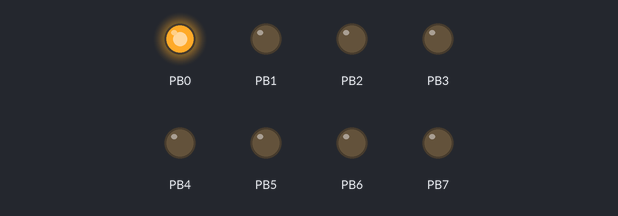
A program run on a simulated ATmega128, built with avr-gcc and emulated at 8 MHz. Parts: output pins drawn as LEDs (lit = HIGH). At 1.5 s the program stops and its outputs stay as they are.

Above: at 0.05 s.
At 0.45 s:
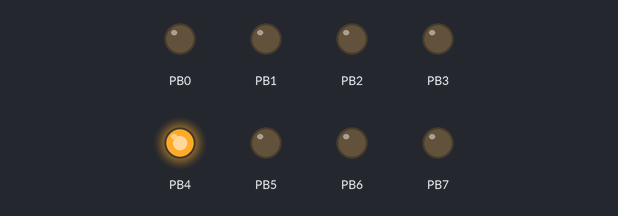
At 0.85 s:
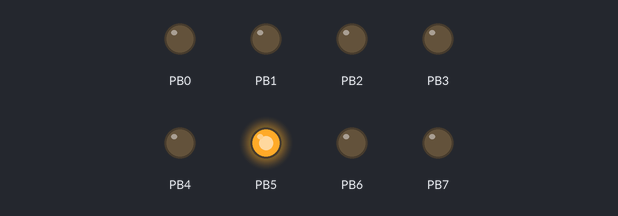
At 1.5 s:
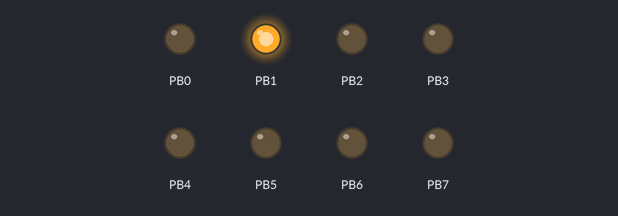
Timing chart, 0 to 3.0 s (numbered marks = the images above):
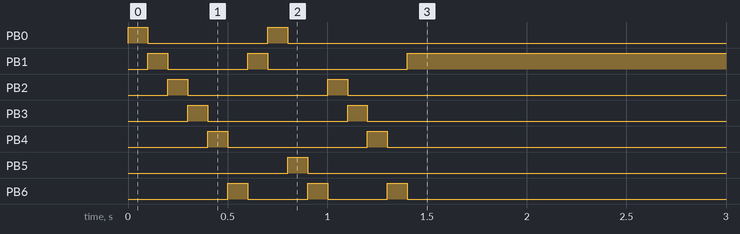

Measured:
- by itself, PB0: alternates HIGH for 0.10 s and LOW for 0.60 s, 4 changes in all, then stays LOW
- by itself, PB1: goes HIGH 0.10 s, LOW 0.40 s, HIGH 0.10 s, LOW 0.70 s, then HIGH
- by itself, PB2–4: alternates HIGH for 0.10 s and LOW for 0.70 s, 4 changes in all, then stays LOW
- by itself, PB5: LOW → HIGH at 0.80 s, → LOW 0.10 s later
- by itself, PB6: alternates HIGH for 0.10 s and LOW for 0.30 s, 6 changes in all, then stays LOW

The program:

main.c
```c
/*
 * Coding7SegmentDisplayFun.c
 *
 * Author : Rümeysa Yavuz
 */

#define F_CPU 8e6
#include <avr/io.h>
#include <util/delay.h>

typedef struct{
	unsigned char bit;
	unsigned int delay;
} PATTERN_STRUCT;

PATTERN_STRUCT pattern[] = {
	{0b00000001, 100}, {0b00000010, 100}, {0b00000100, 100}, {0b00001000, 100}, //A, B, C, D
	{0b00010000, 100}, {0b01000000, 100}, {0b00000010, 100}, {0b00000001, 100}, //E, G, B, A
	{0b00100000, 100}, {0b01000000, 100}, {0b00000100, 100}, {0b00001000, 100}, //F, G, C, D
	{0b00010000, 100}, {0b01000000, 100}, {0b00000010, 100},					//E, G, B
};

void wait(int ms) {
	for (int i = 0; i < ms; i++) {
		_delay_ms( 1 );        // library function (max 30 ms at 8MHz)
	}
}

int main(void) {
	DDRB = 0xFF;
	int index = 0;

	while (1) {
		while(pattern[index].delay != 0) {
			PORTB = pattern[index].bit;
			wait(pattern[index].delay);
			index = (index + 1)%16;
		}
		return 1;
	}
	return 1;
}
```
